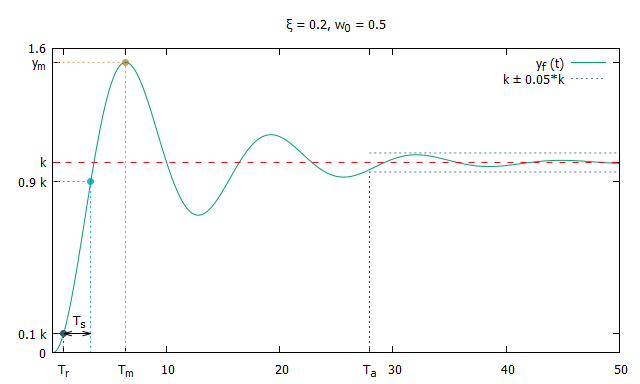

This chart was generated by the following gnuplot code:
set encoding utf8
# variables
#
y_m = 1.52667
t_m = 6.4
t_r = .93
t_s = 3.337
t_a = 27.95
#
# x
#
set title '{/Symbol x} = 0.2, w_0 = 0.5'
set xrange [0:50]
set xtics add ("" 0)
set xtics add ("T_r" t_r)
set xtics add ("T_m" t_m)
set xtics add ("T_a" t_a)
#
# y
#
set yrange [0:1.6]
set ytics 0,1,1.6
set ytics add ("y_m" y_m)
set ytics add ("0.9 k" 0.9)
set ytics add ("k" 1)
set ytics add ("0.1 k" 0.1)
set ytics add ("1.6" 1.6)
set ytics add ("0" 0)
#
# constant
#
w0 = .5
k = 1
#
# function
#
set samples 3000
f(x, k, xi, w) = k*(1 - ((exp(-w*xi*x))/(sqrt(1-xi**2)))*sin(w*sqrt(1-xi**2)*x+atan((sqrt(1-xi**2))/(xi))))
#
#
set arrow from t_r,.1 to t_s,.1 arrowstyle 3
set arrow from t_s,.1 to t_r,.1 arrowstyle 3
set label "T_s" at 1.8,.17
#
# vertical lines
#
set arrow from t_m,0 to t_m,y_m nohead dt 3 lt 2 lc rgb "#EC9454"
set arrow from t_s,0 to t_s,.9 nohead dt 3 lt 2 lc rgb "#22B2DA"
set arrow from t_r,0 to t_r,.1 nohead dt 3 lt 2 lc rgb "#3B4A6B"
set arrow from t_a,0 to t_a,.95 nohead dt 3 lt 2 lc rgb "#3B4A6B"
#
# points
#
set label "" at t_m,y_m point pt 7 lc rgb "#EC9454"
set label "" at t_s,.9 point pt 7 lc rgb "#22B2DA"
set label "" at t_r,.1 point pt 7 lc rgb "#3B4A6B"
#
#
plot	f(x, 1, .2, w0) w l lt 2 title 'y_f (t)', \
		x < t_m ? y_m : 1/0 w l dt 3 lc rgb "#EC9454" notitle, \
		x < t_s ? 0.9 : 1/0 w l dt 3 lc rgb "#22B2DA" notitle, \
		x < t_r ? 0.1 : 1/0 w l dt 3 lc rgb "#3B4A6B" notitle, \
		k w l dt 2 lc 'red' notitle, \
		x > t_a ? k - 0.05*k : 1/0 w l dt 3 lc '#58828B' title 'k {/Symbol \261} 0.05*k', \
		x > t_a ? k + 0.05*k : 1/0 w l dt 3 lc '#58828B' notitle
